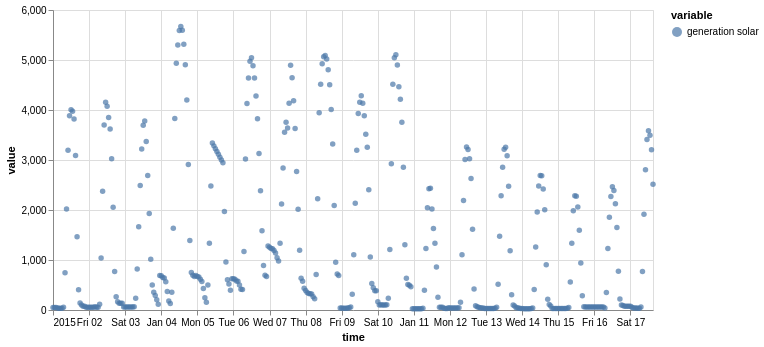

Write notebook code for a chart like this one.
### Markdown cell above
With univariate TimeSeries

### Code cell
on.Plot(ts_uni.head(400))\
    .add(on.marks.dots)\
    .properties(width=600)\
    .show()

### Figure 1 — Vega specification as saved in the notebook (floating-point values rounded to 4 significant figures; data arrays with more than 128 entries replaced by an {"elided": "..."} marker saying what was removed)
{"$schema": "https://vega.github.io/schema/vega/v5.json", "data": [{"name": "source_0", "values": {"elided": "400 records"}, "transform": [{"type": "formula", "expr": "toDate(datum['time'])", "as": "time"}]}, {"name": "source_0_y_domain_value", "values": [{"min": 23.0, "max": 5668.0}]}, {"name": "source_0_color_domain_variable", "values": [{"variable": "generation solar"}]}], "marks": [{"type": "symbol", "name": "layer_0_marks", "from": {"data": "source_0"}, "encode": {"update": {"y": {"field": "value", "scale": "y"}, "fill": {"field": "variable", "scale": "color"}, "shape": {"value": "circle"}, "opacity": {"value": 0.7}, "x": {"field": "time", "scale": "x"}}}, "style": ["circle"]}], "scales": [{"name": "x", "type": "time", "domain": {"data": "source_0", "field": "time"}, "range": [0, {"signal": "width"}]}, {"name": "y", "type": "linear", "domain": [{"signal": "(data(\"source_0_y_domain_value\")[0] || {}).min"}, {"signal": "(data(\"source_0_y_domain_value\")[0] || {}).max"}], "range": [{"signal": "height"}, 0], "zero": true, "nice": true}, {"name": "color", "type": "ordinal", "domain": {"data": "source_0_color_domain_variable", "field": "variable", "sort": true}, "range": "category"}], "axes": [{"scale": "x", "domain": false, "grid": true, "aria": false, "maxExtent": 0, "tickCount": {"signal": "ceil(width/40)"}, "ticks": false, "zindex": 0, "gridScale": "y", "minExtent": 0, "labels": false, "orient": "bottom"}, {"scale": "y", "aria": false, "ticks": false, "minExtent": 0, "zindex": 0, "tickCount": {"signal": "ceil(height/40)"}, "domain": false, "gridScale": "x", "grid": true, "labels": false, "orient": "left", "maxExtent": 0}, {"scale": "x", "labelFlush": true, "labelOverlap": true, "grid": false, "tickCount": {"signal": "ceil(width/40)"}, "orient": "bottom", "zindex": 0, "title": "time"}, {"scale": "y", "title": "value", "labelOverlap": true, "grid": false, "orient": "left", "tickCount": {"signal": "ceil(height/40)"}, "zindex": 0}], "style": "cell", "height": 300, "legends": [{"fill": "color", "symbolType": "circle", "title": "variable", "encode": {"symbols": {"update": {"opacity": {"value": 0.7}}}}}], "padding": 5, "background": "white", "width": 600}
